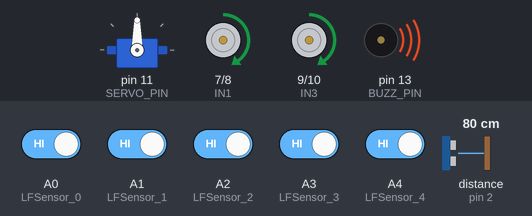
Simulated run of this sketch. Board: Arduino Uno, built with avr-gcc and run on an emulated ATmega328P. Shown: servo, motor-driver pin pairs drawn as motors (green arrow = first pin HIGH = forward, orange = second pin HIGH = backward, longer = more drive, scaled by the enable pin), buzzer (waves = sounding, pin HIGH). Inputs (shaded band) come from the test bench; at power-on: A0 (LFSensor_0), A1 (LFSensor_1), A2 (LFSensor_2), A3 (LFSensor_3), A4 (LFSensor_4) HIGH, distance to the obstacle (sensor on pin 2) 80 cm. The echo pulse lasts 58.3 µs per cm; pins used as bus, display or sensor lines are not drawn; what the sketch prints to the serial monitor is not drawn.

Above: at 2.2 s.
2.3 s: A0 (LFSensor_0) driven LOW and A1 (LFSensor_1) driven LOW and A2 (LFSensor_2) driven LOW and A3 (LFSensor_3) driven LOW and A4 (LFSensor_4) driven LOW
At 2.51 s:
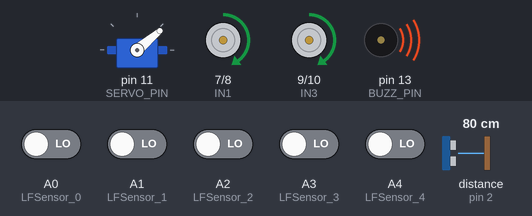
5.3 s: distance to the obstacle (sensor on pin 2) set to 2 cm
At 5.63 s:
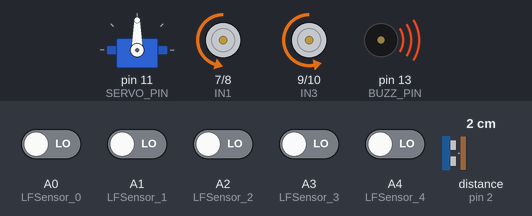
8.3 s: A0 (LFSensor_0) driven HIGH
At 9.5 s:
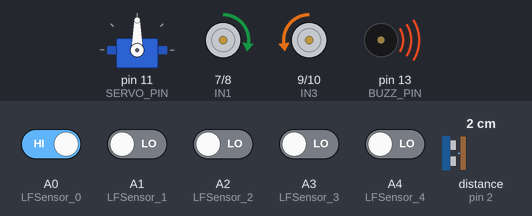
9.8 s: A2 (LFSensor_2) driven HIGH
At 10.4 s:
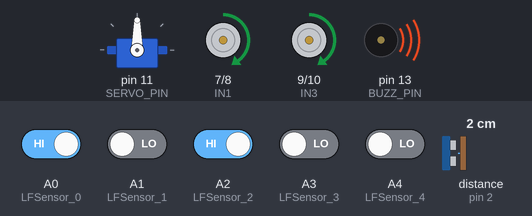
11.6 s: A2 (LFSensor_2) driven LOW
At 11.9 s:
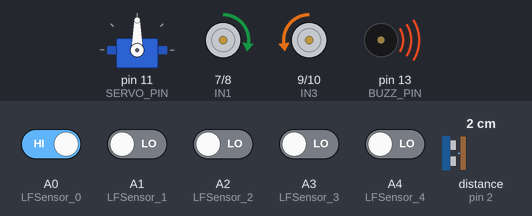
13.1 s: A0 (LFSensor_0) driven LOW
Timing chart, 0 to 63.6 s (numbered marks = the images above; inputs shaded):
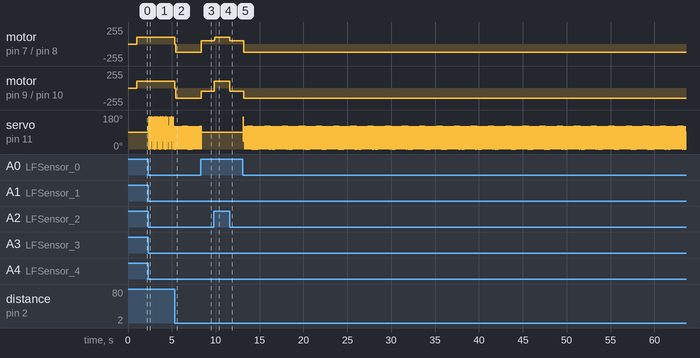

Measured:
- after the input at 2.3 s, servo on pin 11 (SERVO_PIN): 90° → 120° at once, then moves between 0° and 170°, repeating every 1.0 s
- after the input at 5.3 s, motor on pin 7 (IN1) / pin 8 (IN2): forward 100/255 → backward 1/255 at once, → backward 120/255 0.12 s later; motor on pin 9 (IN3) / pin 10 (IN4): forward 100/255 → backward 1/255 at once, → backward 150/255 0.12 s later
- after the input at 8.3 s, motor on pin 7 (IN1) / pin 8 (IN2): backward 120/255 → forward 50/255 after 0.07 s; motor on pin 9 (IN3) / pin 10 (IN4): backward 150/255 → backward 50/255 after 0.07 s; servo on pin 11 (SERVO_PIN): goes on until 8.4 s, then stays 90°
- after the input at 9.8 s, motor on pin 7 (IN1) / pin 8 (IN2): forward 50/255 → forward 100/255 at once; motor on pin 9 (IN3) / pin 10 (IN4): backward 50/255 → forward 100/255 at once
- after the input at 11.6 s, motor on pin 7 (IN1) / pin 8 (IN2): forward 100/255 → forward 50/255 at once; motor on pin 9 (IN3) / pin 10 (IN4): forward 100/255 → backward 50/255 at once

The sketch:

Gegner+Kreis.ino
```cpp
#include <Servo.h>
#define SERVO_PIN 11
#define LPT 2  // scan loop coumter
#define BUZZ_PIN 13

#define IN1 7   //Right motor(K1/K2) direction Pin 7
#define IN2 8   //Right motor(K1/K2) direction Pin 8
#define IN3 9   //Left motor(K3/K4) direction Pin 9
#define IN4 10  //Left motor(K3/K4) direction Pin 10
#define ENA 5   //D5 to ENA PWM speed pin for Right motor(K1/K2)
#define ENB 6   //D6 to ENB PWM speed pin for Left motor(K3/K4)

#define Echo_PIN 2  // Ultrasonic Echo pin connect to D2
#define Trig_PIN 3  // Ultrasonic Trig pin connect to D3

//Define L298N Dual H-Bridge Motor Controller Pins
#define speedPinR 5          //  RIGHT PWM pin connect MODEL-X ENA
#define RightMotorDirPin1 7  //Right Motor direction pin 1 to MODEL-X IN1
#define RightMotorDirPin2 8  //Right Motor direction pin 2 to MODEL-X IN2
#define speedPinL 6          // Left PWM pin connect MODEL-X ENB
#define LeftMotorDirPin1 9   //Left Motor direction pin 1 to MODEL-X IN3
#define LeftMotorDirPin2 10  //Left Motor direction pin 1 to MODEL-X IN4


/*From left to right, connect to D3,A1-A3 ,D10*/
#define LFSensor_0 A0  //OLD D3
#define LFSensor_1 A1
#define LFSensor_2 A2
#define LFSensor_3 A3
#define LFSensor_4 A4  //OLD D10

#define FAST_SPEED 100
#define SPEED 70
#define TURN_SPEED 150
#define BACK_SPEED1 150
#define BACK_SPEED2 120
#define MID_SPEED 50
#define SLOW_SPEED 80

int leftscanval, centerscanval, rightscanval, ldiagonalscanval, rdiagonalscanval;
const int distancelimit = 30;      //distance limit for obstacles in front
const int sidedistancelimit = 30;  //minimum distance in cm to obstacles at both sides (the car will allow a shorter distance sideways)
int distance;
int numcycles = 0;

const int turntime = 50;  //Time the robot spends turning (miliseconds)
const int backtime = 50;  //Time the robot spends turning (miliseconds)

int thereis;
int n=0;
Servo head;

void go_Advance()  //motor rotate clockwise -->robot go ahead
{
  digitalWrite(IN4, HIGH);
  digitalWrite(IN3, LOW);
  digitalWrite(IN2, HIGH);
  digitalWrite(IN1, LOW);
  analogWrite(speedPinL, 1);
  analogWrite(speedPinR, 1);
}
void go_Back()  //motor rotate counterclockwise -->robot go back
{
  digitalWrite(IN4, LOW);
  digitalWrite(IN3, HIGH);
  digitalWrite(IN2, LOW);
  digitalWrite(IN1, HIGH);
  analogWrite(speedPinL, 1);
  analogWrite(speedPinR, 1);
}
void stop_Stop()  //motor brake -->robot stop
{
  digitalWrite(IN1, LOW);
  digitalWrite(IN2, LOW);
  digitalWrite(IN3, LOW);
  digitalWrite(IN4, LOW);
  analogWrite(speedPinL, 1);
  analogWrite(speedPinR, 1);
  set_Motorspeed(0, 0);
}
void go_Right()  //left motor rotate clockwise and right motor rotate counterclockwise -->robot turn right
{
  digitalWrite(IN4, HIGH);
  digitalWrite(IN3, LOW);
  digitalWrite(IN2, LOW);
  digitalWrite(IN1, HIGH);
  analogWrite(speedPinL, 1);
  analogWrite(speedPinR, 1);
  set_Motorspeed(SPEED, 0);
}
void go_Left()  //left motor rotate counterclockwise and right motor rotate clockwise -->robot turn left
{
  digitalWrite(IN4, LOW);
  digitalWrite(IN3, HIGH);
  digitalWrite(IN2, HIGH);
  digitalWrite(IN1, LOW);
  analogWrite(speedPinL, 1);
  analogWrite(speedPinR, 1);
  set_Motorspeed(0, SPEED);
}
/*set motor speed */
void set_Motorspeed(int lspeed, int rspeed)  //change motor speed
{
  analogWrite(ENB, lspeed);  //lspeed:0-255
  analogWrite(ENA, rspeed);  //rspeed:0-255
}

/*motor control*/
void go_Advance1(void)  //Forward
{
  digitalWrite(RightMotorDirPin1, LOW);
  digitalWrite(RightMotorDirPin2, HIGH);
  digitalWrite(LeftMotorDirPin1, LOW);
  digitalWrite(LeftMotorDirPin2, HIGH);
  analogWrite(speedPinL, 1);
  analogWrite(speedPinR, 1);
}
void go_Left1(int t = 0)  //Turn left
{
  digitalWrite(RightMotorDirPin1, LOW);
  digitalWrite(RightMotorDirPin2, HIGH);
  digitalWrite(LeftMotorDirPin1, HIGH);
  digitalWrite(LeftMotorDirPin2, LOW);
  analogWrite(speedPinL, 0);
  analogWrite(speedPinR, 200);
  delay(t);
}
void go_Right1(int t = 0)  //Turn right
{
  digitalWrite(RightMotorDirPin1, HIGH);
  digitalWrite(RightMotorDirPin2, LOW);
  digitalWrite(LeftMotorDirPin1, LOW);
  digitalWrite(LeftMotorDirPin2, HIGH);
  analogWrite(speedPinL, 200);
  analogWrite(speedPinR, 0);
  delay(t);
}
void go_Back1(int t = 0)  //Reverse
{
  digitalWrite(RightMotorDirPin1, HIGH);
  digitalWrite(RightMotorDirPin2, LOW);
  digitalWrite(LeftMotorDirPin1, HIGH);
  digitalWrite(LeftMotorDirPin2, LOW);
  analogWrite(speedPinL, 200);
  analogWrite(speedPinR, 200);
  delay(t);
}
void stop_Stop1()  //Stop
{
  digitalWrite(RightMotorDirPin1, LOW);
  digitalWrite(RightMotorDirPin2, LOW);
  digitalWrite(LeftMotorDirPin1, LOW);
  digitalWrite(LeftMotorDirPin2, LOW);
}
/*set motor speed */
void set_Motorspeed1(int speed_L, int speed_R) {
  analogWrite(speedPinL, speed_L);
  analogWrite(speedPinR, speed_R);
}


int watch() {
  long echo_distance;
  digitalWrite(Trig_PIN, LOW);
  delayMicroseconds(5);
  digitalWrite(Trig_PIN, HIGH);
  delayMicroseconds(15);
  digitalWrite(Trig_PIN, LOW);
  echo_distance = pulseIn(Echo_PIN, HIGH);
  echo_distance = echo_distance * 0.01657;  //how far away is the object in cm
  Serial.println((int)echo_distance);
  return round(echo_distance);
}

String watchsurrounding() {
  /*  obstacle_status is a binary integer, its last 5 digits stands for if there is any obstacles in 5 directions,
 *   for example B101000 last 5 digits is 01000, which stands for Left front has obstacle, B100111 means front, right front and right ha
 */

  int obstacle_status = B100000;
  centerscanval = watch();
  if (centerscanval < distancelimit) {

    obstacle_status = obstacle_status | B100;
  }
  head.write(120);
  delay(10);
  ldiagonalscanval = watch();
  if (ldiagonalscanval < distancelimit) {

    obstacle_status = obstacle_status | B1000;
  }
  head.write(170);  //Didn't use 180 degrees because my servo is not able to take this angle
  delay(10);
  leftscanval = watch();
  if (leftscanval < sidedistancelimit) {

    obstacle_status = obstacle_status | B10000;
  }

  head.write(90);  //use 90 degrees if you are moving your servo through the whole 180 degrees
  delay(10);
  centerscanval = watch();
  if (centerscanval < distancelimit) {

    obstacle_status = obstacle_status | B100;
  }
  head.write(40);
  delay(10);
  rdiagonalscanval = watch();
  if (rdiagonalscanval < distancelimit) {

    obstacle_status = obstacle_status | B10;
  }
  head.write(0);
  delay(10);
  rightscanval = watch();
  if (rightscanval < sidedistancelimit) {

    obstacle_status = obstacle_status | 1;
  }
  head.write(90);  //Finish looking around (look forward again)
  delay(10);
  String obstacle_str = String(obstacle_status, BIN);
  obstacle_str = obstacle_str.substring(1, 6);

  return obstacle_str;  //return 5-character string standing for 5 direction obstacle status
}

void auto_avoidance() {

  ++numcycles;
  if (numcycles >= LPT) {  //Watch if something is around every LPT loops while moving forward

    String obstacle_sign = watchsurrounding();  // 5 digits of obstacle_sign binary value means the 5 direction obstacle status
    Serial.print("begin str=");
    Serial.println(obstacle_sign);
    if (obstacle_sign == "10000") {
      Serial.println("SLIT left");
      set_Motorspeed(SPEED, FAST_SPEED);
      go_Advance();
      auto_tracking();

      delay(turntime);

    } else if (obstacle_sign == "00001") {
      Serial.println("SLIT right");
      set_Motorspeed(FAST_SPEED, SPEED);
      go_Advance();
      auto_tracking();

      delay(turntime);

    } else if (obstacle_sign == "11100" || obstacle_sign == "01000" || obstacle_sign == "11000" || obstacle_sign == "10100" || obstacle_sign == "01100" || obstacle_sign == "00100" || obstacle_sign == "01000") {
      Serial.println("hand right");
      go_Left();
      set_Motorspeed(TURN_SPEED, TURN_SPEED);
      auto_tracking();
      delay(turntime);

    } else if (obstacle_sign == "00010" || obstacle_sign == "00111" || obstacle_sign == "00011" || obstacle_sign == "00101" || obstacle_sign == "00110" || obstacle_sign == "01010") {
      Serial.println("hand left");
      go_Right();
      set_Motorspeed(TURN_SPEED, TURN_SPEED);
      auto_tracking();
      delay(turntime);

    }

    else if (obstacle_sign == "01111" || obstacle_sign == "10111" || obstacle_sign == "11111") {
      Serial.println("hand back left");
      go_Advance();
      set_Motorspeed(BACK_SPEED1, BACK_SPEED2);
      auto_tracking();
      delay(backtime);

    } else if (obstacle_sign == "11011" || obstacle_sign == "11101" || obstacle_sign == "11110" || obstacle_sign == "01110") {
      Serial.println("hand back right");
      go_Advance();
      set_Motorspeed(BACK_SPEED2, BACK_SPEED1);
      auto_tracking();
      delay(backtime);

    }


    else Serial.println("no handle");
    numcycles = 0;  //Restart count of cycles
  }/* else {
    set_Motorspeed(TURN_SPEED, TURN_SPEED);
    go_Right();  // if nothing is wrong go forward using go() function above.
    delay(backtime);
  }*/

  //else  Serial.println(numcycles);

  distance = watch();              // use the watch() function to see if anything is ahead (when the robot is just moving forward and not looking around it will test the distance in front)
  /*if (distance < distancelimit) {  // The robot will just stop if it is completely sure there's an obstacle ahead (must test 25 times) (needed to ignore ultrasonic sensor's false signals)
    Serial.println("final go back");
    go_Advance();
    set_Motorspeed(BACK_SPEED1, BACK_SPEED2);
    delay(backtime);
    ++thereis;
  }*/
  if (distance > distancelimit) {
    thereis = 0;
  }  //Count is restarted
  if (thereis > 25) {
    Serial.println("final stop");
    thereis = 0;
  }
}

char sensor[5];
/*read sensor value string, 1 stands for black, 0 starnds for white, i.e 10000 means the first sensor(from left) detect black line, other 4 sensors detected white ground */
String read_sensor_values() {
  int sensorvalue = 32;
  sensor[0] = !digitalRead(LFSensor_0);
  sensor[1] = !digitalRead(LFSensor_1);
  sensor[2] = !digitalRead(LFSensor_2);
  sensor[3] = !digitalRead(LFSensor_3);
  sensor[4] = !digitalRead(LFSensor_4);
  sensorvalue += sensor[0] * 16 + sensor[1] * 8 + sensor[2] * 4 + sensor[3] * 2 + sensor[4];

  String senstr = String(sensorvalue, BIN);
  senstr = senstr.substring(1, 6);

  return senstr;
}

boolean flag = false;

void auto_tracking() {
  String sensorval = read_sensor_values();
  Serial.println(sensorval);
  if (sensorval == "11110" || sensorval == "11100" || sensorval == "11101") {
    //The black line is in the left of the car, need  left turn
    go_Left1();  //Turn left
    set_Motorspeed1(MID_SPEED, MID_SPEED);
    n=0;
  }

  if (sensorval == "01111" || sensorval == "10111" || sensorval == "00111") {  //The black line is  on the right of the car, need  right turn
    go_Right1();                                                               //Turn right
    set_Motorspeed1(MID_SPEED, MID_SPEED);
    n=0;
  }

  if (sensorval == "00000" || sensorval == "01011" || sensorval == "10011" || sensorval == "00011" || sensorval == "01101" || sensorval == "00101" || sensorval == "11010" || sensorval == "11001" || sensorval == "11000" || sensorval == "10010" || sensorval == "10000" || sensorval == "10100" || sensorval == "10110") {
    go_Back1();  //The car front touch white line, need to reverse
    set_Motorspeed1(FAST_SPEED, FAST_SPEED);
    n=0;
  }
  if(sensorval == "11111"){
    n=1;
  }
  else n=0;
}

void setup() {
  /******L298N******/
  pinMode(IN1, OUTPUT);
  pinMode(IN2, OUTPUT);
  pinMode(IN3, OUTPUT);
  pinMode(IN4, OUTPUT);
  pinMode(ENA, OUTPUT);
  pinMode(ENB, OUTPUT);

  pinMode(RightMotorDirPin1, OUTPUT);
  pinMode(RightMotorDirPin2, OUTPUT);
  pinMode(speedPinL, OUTPUT);

  pinMode(LeftMotorDirPin1, OUTPUT);
  pinMode(LeftMotorDirPin2, OUTPUT);
  pinMode(speedPinR, OUTPUT);
  stop_Stop1();  //stop move

  stop_Stop();  //stop move
  /*init HC-SR04*/
  pinMode(Trig_PIN, OUTPUT);
  pinMode(Echo_PIN, INPUT);
  /*init buzzer*/
  pinMode(BUZZ_PIN, OUTPUT);
  digitalWrite(BUZZ_PIN, HIGH);
  digitalWrite(Trig_PIN, LOW);
  /*init servo*/
  head.attach(SERVO_PIN);
  head.write(90);
  delay(1000);
  Serial.begin(9600);
}

void loop() {
  if(n==1) auto_avoidance();
  else auto_tracking();
  Serial.print("n");
  Serial.println(n);


}
```
